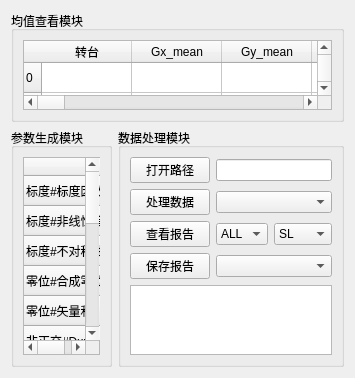
      <widget class="QWidget" name="tab_9">
       <property name="maximumSize">
        <size>
         <width>0</width>
         <height>0</height>
        </size>
       </property>
       <attribute name="title">
        <string/>
       </attribute>
       <layout class="QGridLayout" name="gridLayout_16">
        <item row="0" column="0" colspan="2">
         <widget class="QGroupBox" name="groupBox_14">
          <property name="title">
           <string>均值查看模块</string>
          </property>
          <layout class="QHBoxLayout" name="horizontalLayout_24">
           <item>
            <widget class="QTableWidget" name="tableWidget_mean">
             <property name="layoutDirection">
              <enum>Qt::LeftToRight</enum>
             </property>
             <property name="autoFillBackground">
              <bool>false</bool>
             </property>
             <property name="gridStyle">
              <enum>Qt::SolidLine</enum>
             </property>
             <property name="sortingEnabled">
              <bool>true</bool>
             </property>
             <attribute name="horizontalHeaderDefaultSectionSize">
              <number>90</number>
             </attribute>
             <row>
              <property name="text">
               <string>0</string>
              </property>
             </row>
             <row>
              <property name="text">
               <string>1</string>
              </property>
             </row>
             <row>
              <property name="text">
               <string>2</string>
              </property>
             </row>
             <row>
              <property name="text">
               <string>3</string>
              </property>
             </row>
             <row>
              <property name="text">
               <string>4</string>
              </property>
             </row>
             <row>
              <property name="text">
               <string>5</string>
              </property>
             </row>
             <row>
              <property name="text">
               <string>6</string>
              </property>
             </row>
             <row>
              <property name="text">
               <string>7</string>
              </property>
             </row>
             <row>
              <property name="text">
               <string>8</string>
              </property>
             </row>
             <row>
              <property name="text">
               <string>9</string>
              </property>
             </row>
             <row>
              <property name="text">
               <string>10</string>
              </property>
             </row>
             <row>
              <property name="text">
               <string>11</string>
              </property>
             </row>
             <row>
              <property name="text">
               <string>12</string>
              </property>
             </row>
             <row>
              <property name="text">
               <string>13</string>
              </property>
             </row>
             <row>
              <property name="text">
               <string>14</string>
              </property>
             </row>
             <row>
              <property name="text">
               <string>15</string>
              </property>
             </row>
             <column>
              <property name="text">
               <string>转台</string>
              </property>
             </column>
             <column>
              <property name="text">
               <string>Gx_mean</string>
              </property>
             </column>
             <column>
              <property name="text">
               <string>Gy_mean</string>
              </property>
             </column>
             <column>
              <property name="text">
               <string>Gz_mean</string>
              </property>
             </column>
             <column>
              <property name="text">
               <string>Ax_mean</string>
              </property>
             </column>
             <column>
              <property name="text">
               <string>Ay_mean</string>
              </property>
             </column>
             <column>
              <property name="text">
               <string>Az_mean</string>
              </property>
             </column>
             <column>
              <property name="text">
               <string>Gx_temp</string>
              </property>
             </column>
             <column>
              <property name="text">
               <string>Gy_temp</string>
              </property>
             </column>
             <column>
              <property name="text">
               <string>Gz_temp</string>
              </property>
             </column>
             <column>
              <property name="text">
               <string>Ax_temp</string>
              </property>
             </column>
             <column>
              <property name="text">
               <string>Ay_temp</string>
              </property>
             </column>
             <column>
              <property name="text">
               <string>Az_temp</string>
              </property>
             </column>
             <column>
              <property name="text">
               <string>取数计数</string>
              </property>
             </column>
             <column>
              <property name="text">
               <string>帧计数梯度</string>
              </property>
             </column>
             <column>
              <property name="text">
               <string>Gx_std1s</string>
              </property>
             </column>
             <column>
              <property name="text">
               <string>Gy_std1s</string>
              </property>
             </column>
             <column>
              <property name="text">
               <string>Gz_std1s</string>
              </property>
             </column>
             <column>
              <property name="text">
               <string>Ax_std1s</string>
              </property>
             </column>
             <column>
              <property name="text">
               <string>Ay_std1s</string>
              </property>
             </column>
             <column>
              <property name="text">
               <string>Az_std</string>
              </property>
             </column>
             <column>
              <property name="text">
               <string>Gx_std10s</string>
              </property>
             </column>
             <column>
              <property name="text">
               <string>Gy_std10s</string>
              </property>
             </column>
             <column>
              <property name="text">
               <string>Gz_std10s</string>
              </property>
             </column>
             <column>
              <property name="text">
               <string>Ax_std10s</string>
              </property>
             </column>
             <column>
              <property name="text">
               <string>Ay_std10s</string>
              </property>
             </column>
             <column>
              <property name="text">
               <string>Az_std10s</string>
              </property>
             </column>
             <column>
              <property name="text">
               <string>Gx_std100s</string>
              </property>
             </column>
             <column>
              <property name="text">
               <string>Gy_std100s</string>
              </property>
             </column>
             <column>
              <property name="text">
               <string>Gz_std100s</string>
              </property>
             </column>
             <column>
              <property name="text">
               <string>Ax_std100s</string>
              </property>
             </column>
             <column>
              <property name="text">
               <string>Ay_std100s</string>
              </property>
             </column>
             <column>
              <property name="text">
               <string>Az_std100s</string>
              </property>
             </column>
            </widget>
           </item>
          </layout>
         </widget>
        </item>
        <item row="1" column="0">
         <widget class="QGroupBox" name="groupBox_15">
          <property name="title">
           <string>参数生成模块</string>
          </property>
          <layout class="QGridLayout" name="gridLayout_15">
           <item row="0" column="0">
            <widget class="QTableWidget" name="tableWidget_gener">
             <property name="sortingEnabled">
              <bool>true</bool>
             </property>
             <attribute name="horizontalHeaderDefaultSectionSize">
              <number>80</number>
             </attribute>
             <row>
              <property name="text">
               <string>标度#标度因数</string>
              </property>
             </row>
             <row>
              <property name="text">
               <string>标度#非线性度</string>
              </property>
             </row>
             <row>
              <property name="text">
               <string>标度#不对称性</string>
              </property>
             </row>
             <row>
              <property name="text">
               <string>零位#合成零位</string>
              </property>
             </row>
             <row>
              <property name="text">
               <string>零位#矢量和</string>
              </property>
             </row>
             <row>
              <property name="text">
               <string>非正交#Dxn</string>
              </property>
             </row>
             <row>
              <property name="text">
               <string>非正交#Dyn</string>
              </property>
             </row>
             <row>
              <property name="text">
               <string>非正交#Dzn</string>
              </property>
             </row>
             <row>
              <property name="text">
               <string>稳定性#1s</string>
              </property>
             </row>
             <row>
              <property name="text">
               <string>稳定性#10s</string>
              </property>
             </row>
             <row>
              <property name="text">
               <string>稳定性#100s</string>
              </property>
             </row>
             <row>
              <property name="text">
               <string>温度#均值</string>
              </property>
             </row>
             <row>
              <property name="text">
               <string>温度#变化</string>
              </property>
             </row>
             <row>
              <property name="text">
               <string>其他#标度正负误差</string>
              </property>
             </row>
             <row>
              <property name="text">
               <string>其他#加表正负误差</string>
              </property>
             </row>
             <column>
              <property name="text">
               <string>Gx</string>
              </property>
             </column>
             <column>
              <property name="text">
               <string>Gy</string>
              </property>
             </column>
             <column>
              <property name="text">
               <string>Gz</string>
              </property>
             </column>
             <column>
              <property name="text">
               <string>Ax</string>
              </property>
             </column>
             <column>
              <property name="text">
               <string>Ay</string>
              </property>
             </column>
             <column>
              <property name="text">
               <string>Az</string>
              </property>
             </column>
             <item row="3" column="0">
              <property name="text">
               <string/>
              </property>
              <property name="background">
               <brush brushstyle="NoBrush">
                <color alpha="255">
                 <red>0</red>
                 <green>0</green>
                 <blue>0</blue>
                </color>
               </brush>
              </property>
             </item>
             <item row="3" column="1">
              <property name="text">
               <string/>
              </property>
              <property name="background">
               <brush brushstyle="NoBrush">
                <color alpha="255">
                 <red>0</red>
                 <green>0</green>
                 <blue>0</blue>
                </color>
               </brush>
              </property>
             </item>
             <item row="3" column="2">
              <property name="text">
               <string/>
              </property>
              <property name="background">
               <brush brushstyle="NoBrush">
                <color alpha="255">
                 <red>0</red>
                 <green>0</green>
                 <blue>0</blue>
                </color>
               </brush>
              </property>
             </item>
             <item row="3" column="4">
              <property name="text">
               <string/>
              </property>
              <property name="background">
               <brush brushstyle="NoBrush">
                <color alpha="255">
                 <red>0</red>
                 <green>0</green>
                 <blue>0</blue>
                </color>
               </brush>
              </property>
             </item>
             <item row="3" column="5">
              <property name="text">
               <string/>
              </property>
              <property name="background">
               <brush brushstyle="NoBrush">
                <color alpha="255">
                 <red>0</red>
                 <green>0</green>
                 <blue>0</blue>
                </color>
               </brush>
              </property>
             </item>
             <item row="4" column="0">
              <property name="text">
               <string/>
              </property>
             </item>
             <item row="4" column="1">
              <property name="text">
               <string/>
              </property>
              <property name="background">
               <brush brushstyle="Dense7Pattern">
                <color alpha="255">
                 <red>0</red>
                 <green>0</green>
                 <blue>0</blue>
                </color>
               </brush>
              </property>
             </item>
             <item row="4" column="2">
              <property name="text">
               <string/>
              </property>
              <property name="background">
               <brush brushstyle="Dense7Pattern">
                <color alpha="255">
                 <red>0</red>
                 <green>0</green>
                 <blue>0</blue>
                </color>
               </brush>
              </property>
             </item>
             <item row="4" column="3">
              <property name="text">
               <string/>
              </property>
             </item>
             <item row="4" column="4">
              <property name="text">
               <string/>
              </property>
              <property name="background">
               <brush brushstyle="Dense7Pattern">
                <color alpha="255">
                 <red>0</red>
                 <green>0</green>
                 <blue>0</blue>
                </color>
               </brush>
              </property>
             </item>
             <item row="4" column="5">
              <property name="text">
               <string/>
              </property>
              <property name="background">
               <brush brushstyle="Dense7Pattern">
                <color alpha="255">
                 <red>0</red>
                 <green>0</green>
                 <blue>0</blue>
                </color>
               </brush>
              </property>
             </item>
             <item row="5" column="0">
              <property name="background">
               <brush brushstyle="Dense7Pattern">
                <color alpha="255">
                 <red>0</red>
                 <green>0</green>
                 <blue>0</blue>
                </color>
               </brush>
              </property>
             </item>
             <item row="5" column="3">
              <property name="background">
               <brush brushstyle="Dense7Pattern">
                <color alpha="255">
                 <red>0</red>
                 <green>0</green>
                 <blue>0</blue>
                </color>
               </brush>
              </property>
             </item>
             <item row="6" column="1">
              <property name="background">
               <brush brushstyle="Dense7Pattern">
                <color alpha="255">
                 <red>0</red>
                 <green>0</green>
                 <blue>0</blue>
                </color>
               </brush>
              </property>
             </item>
             <item row="6" column="4">
              <property name="background">
               <brush brushstyle="Dense7Pattern">
                <color alpha="255">
                 <red>0</red>
                 <green>0</green>
                 <blue>0</blue>
                </color>
               </brush>
              </property>
             </item>
             <item row="7" column="2">
              <property name="background">
               <brush brushstyle="Dense7Pattern">
                <color alpha="255">
                 <red>0</red>
                 <green>0</green>
                 <blue>0</blue>
                </color>
               </brush>
              </property>
             </item>
             <item row="7" column="5">
              <property name="background">
               <brush brushstyle="Dense7Pattern">
                <color alpha="255">
                 <red>0</red>
                 <green>0</green>
                 <blue>0</blue>
                </color>
               </brush>
              </property>
             </item>
            </widget>
           </item>
          </layout>
         </widget>
        </item>
        <item row="1" column="1">
         <widget class="QGroupBox" name="groupBox_13">
          <property name="title">
           <string>数据处理模块</string>
          </property>
          <layout class="QVBoxLayout" name="verticalLayout_16">
           <item>
            <layout class="QHBoxLayout" name="horizontalLayout_21">
             <item>
              <widget class="QPushButton" name="pushButton_para_openpath">
               <property name="text">
                <string>打开路径</string>
               </property>
              </widget>
             </item>
             <item>
              <widget class="QLineEdit" name="lineEdit_para_filepath"/>
             </item>
            </layout>
           </item>
           <item>
            <layout class="QHBoxLayout" name="horizontalLayout_22">
             <item>
              <widget class="QPushButton" name="pushButton_para_gener">
               <property name="sizePolicy">
                <sizepolicy hsizetype="Fixed" vsizetype="Fixed">
                 <horstretch>0</horstretch>
                 <verstretch>0</verstretch>
                </sizepolicy>
               </property>
               <property name="text">
                <string>处理数据</string>
               </property>
              </widget>
             </item>
             <item>
              <widget class="QComboBox" name="comboBox_2"/>
             </item>
            </layout>
           </item>
           <item>
            <layout class="QHBoxLayout" name="horizontalLayout_3">
             <item>
              <widget class="QPushButton" name="pushButton_para_load">
               <property name="sizePolicy">
                <sizepolicy hsizetype="Fixed" vsizetype="Fixed">
                 <horstretch>0</horstretch>
                 <verstretch>0</verstretch>
                </sizepolicy>
               </property>
               <property name="text">
                <string>查看报告</string>
               </property>
              </widget>
             </item>
             <item>
              <widget class="QComboBox" name="comboBox_para_plan">
               <item>
                <property name="text">
                 <string>ALL</string>
                </property>
               </item>
              </widget>
             </item>
             <item>
              <widget class="QComboBox" name="comboBox_para_plan2">
               <item>
                <property name="text">
                 <string>SL</string>
                </property>
               </item>
               <item>
                <property name="text">
                 <string>LW</string>
                </property>
               </item>
               <item>
                <property name="text">
                 <string>JT</string>
                </property>
               </item>
               <item>
                <property name="text">
                 <string>other</string>
                </property>
               </item>
              </widget>
             </item>
            </layout>
           </item>
           <item>
            <layout class="QHBoxLayout" name="horizontalLayout_23">
             <item>
              <widget class="QPushButton" name="pushButton_para_save">
               <property name="sizePolicy">
                <sizepolicy hsizetype="Fixed" vsizetype="Fixed">
                 <horstretch>0</horstretch>
                 <verstretch>0</verstretch>
                </sizepolicy>
               </property>
               <property name="text">
                <string>保存报告</string>
               </property>
              </widget>
             </item>
             <item>
              <widget class="QComboBox" name="comboBox_para_saverule"/>
             </item>
            </layout>
           </item>
           <item>
            <widget class="QTextBrowser" name="textBrowser_para_show"/>
           </item>
          </layout>
         </widget>
        </item>
       </layout>
      </widget>
